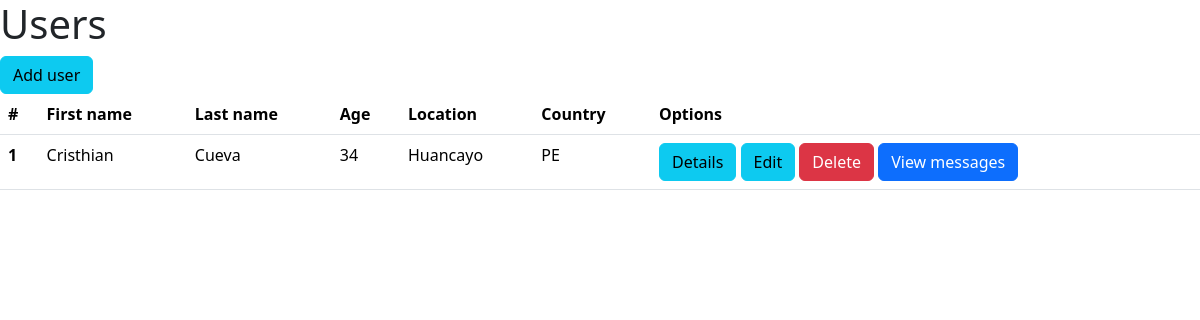
/users, run on an earlier commit of the app's database.
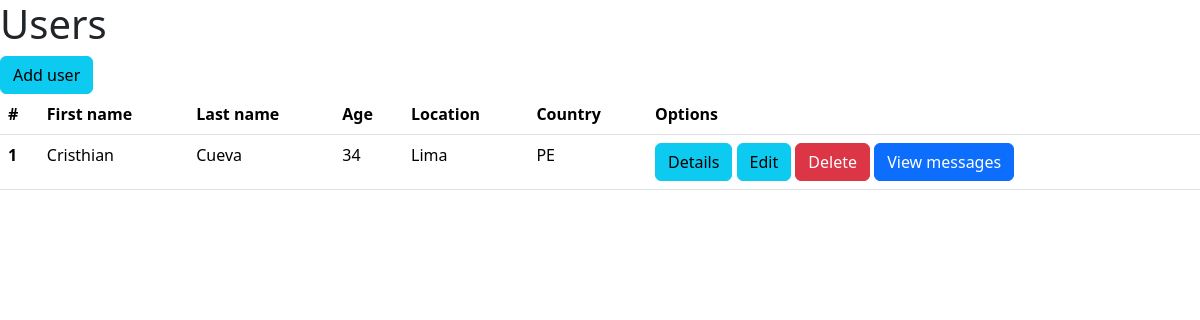
And on a later commit of the database.
### main.py (models this page shows, shortened)
class User(db.Model):
    __tablename__ = "users"
    id = db.Column(db.Integer, primary_key=True, autoincrement=True)
    first_name = db.Column(db.String(150))
    last_name = db.Column(db.String(150))
    age = db.Column(db.Integer)
    location = db.Column(db.String(50))
    country = db.Column(db.String(10))
    created_at = db.Column(db.DateTime(timezone=True), server_default=func.now())

### main.py (the view)
@app.route("/users")
def users():
    data = User.query.all()
    return render_template("users.html", items=data)

### templates/users.html (shortened to what this page needs)
{% extends 'base.html' %}
{% block content %}
<h1>Users</h1>
<a href="{{ url_for('users_add') }}" class="btn btn-info">Add user</a>
<table class="table">
    <thead>
      <tr>
        <th scope="col">#</th>
        <th scope="col">First name</th>
        <th scope="col">Last name</th>
        <th scope="col">Age</th>
        <th scope="col">Location</th>
        <th scope="col">Country</th>
        <th scope="col">Options</th>
      </tr>
    </thead>
    <tbody>
      {% for item in items %}
      <tr>
        <th scope="row">{{ item.id }}</th>
        <td>{{ item.first_name }}</td>
        <td>{{ item.last_name }}</td>
        <td>{{ item.age }}</td>
        <td>{{ item.location }}</td>
        <td>{{ item.country }}</td>
        <td><a href="{{ url_for('users_by_id', id=item.id) }}" class="btn btn-info">Details</a> <a href="{{ url_for('users_edit_by_id', id=item.id) }}" class="btn btn-info">Edit</a> <a href="{{ url_for('users_delete_by_id', id=item.id) }}" class="btn btn-danger">Delete</a> <a href="{{ url_for('messages_by_user_id', id=item.id) }}" class="btn btn-primary">View messages</a></td>
      </tr>
      {% endfor %}
    </tbody>
  </table>
{% endblock %}

What changed in the data, as far as the page shows it:
changed User "Cristhian": location "Huancayo" → "Lima"
